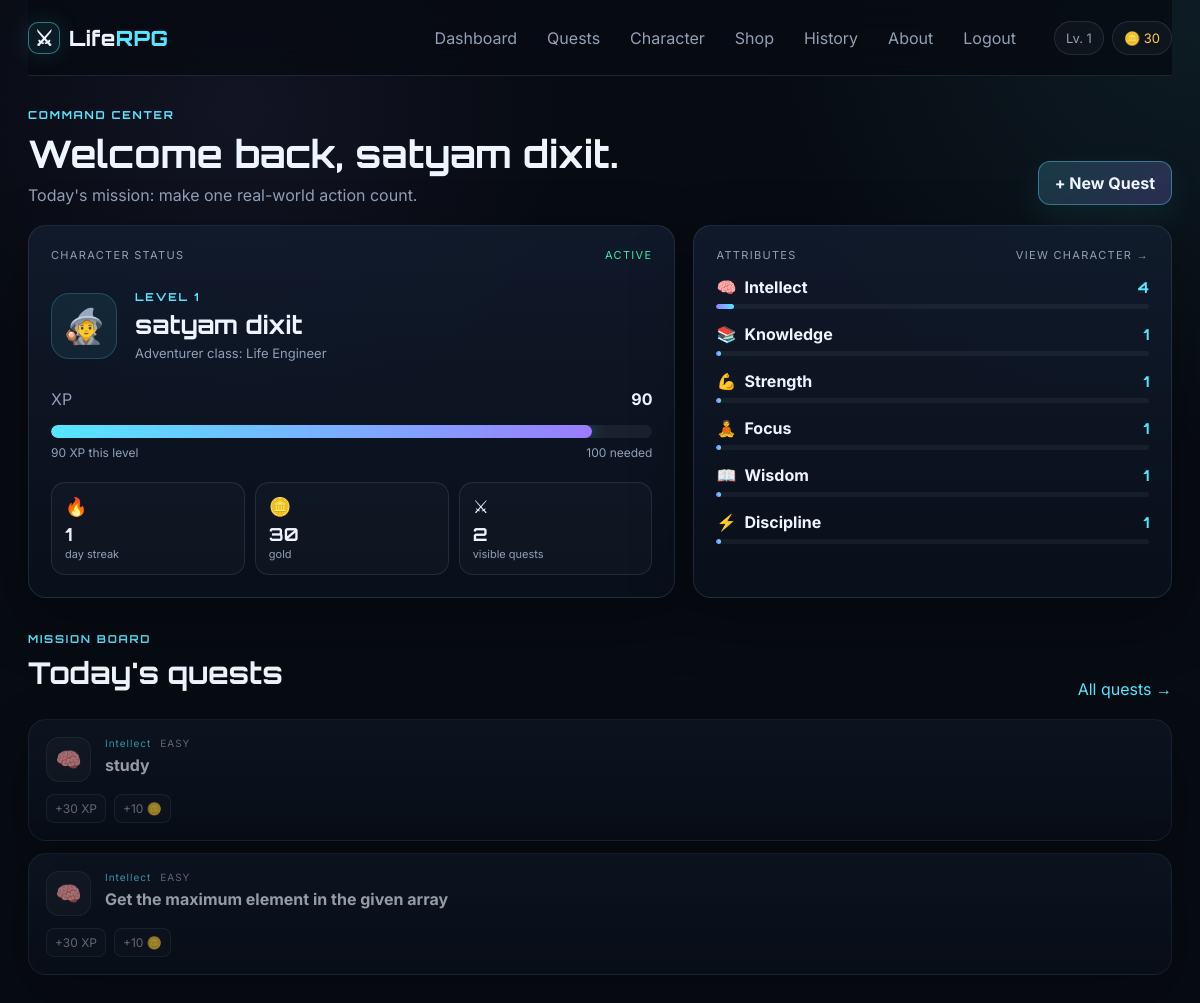
The app's page /dashboard (signed in) with its own data.
### tables this page shows
CREATE TABLE users (
            id INTEGER PRIMARY KEY AUTOINCREMENT,
            name TEXT NOT NULL,
            email TEXT NOT NULL UNIQUE,
            password_hash TEXT NOT NULL,
            xp INTEGER NOT NULL DEFAULT 0,
            level INTEGER NOT NULL DEFAULT 1,
            gold INTEGER NOT NULL DEFAULT 0,
            streak INTEGER NOT NULL DEFAULT 0,
            last_activity TEXT,
            created_at TEXT NOT NULL
        );

CREATE TABLE quests (
            id INTEGER PRIMARY KEY AUTOINCREMENT,
            user_id INTEGER NOT NULL,
            title TEXT NOT NULL,
            description TEXT DEFAULT '',
            category TEXT NOT NULL,
            difficulty TEXT NOT NULL,
            status TEXT NOT NULL DEFAULT 'pending',
            xp_reward INTEGER NOT NULL,
            gold_reward INTEGER NOT NULL,
            completed_at TEXT,
            created_at TEXT NOT NULL,
            FOREIGN KEY (user_id) REFERENCES users(id) ON DELETE CASCADE
        );

### app.py (the view)
@app.route("/dashboard")
@login_required
def dashboard():
    db = get_db()
    quests = db.execute(
        "SELECT * FROM quests WHERE user_id = ? ORDER BY CASE status WHEN 'pending' THEN 0 ELSE 1 END, created_at DESC LIMIT 8",
        (g.user["id"],),
    ).fetchall()
    attrs = user_attributes(g.user["id"])
    activity = db.execute(
        "SELECT activity_date, SUM(xp_earned) xp, SUM(gold_earned) gold FROM activity_logs WHERE user_id = ? GROUP BY activity_date ORDER BY activity_date DESC LIMIT 7",
        (g.user["id"],),
    ).fetchall()
    current, needed, pct = level_progress(g.user["xp"], g.user["level"])
    return render_template(
        "dashboard.html",
        user=g.user,
        attrs=attrs,
        quests=quests,
        activity=activity,
        xp_current=current,
        xp_needed=needed,
        xp_pct=pct,
    )

### app.py (called while the page is built)
def get_db():
    if "db" not in g:
        g.db = sqlite3.connect(DATABASE)
        g.db.row_factory = sqlite3.Row
        g.db.execute("PRAGMA foreign_keys = ON")
    return g.db

def csrf_token():
    token = session.get("csrf_token")
    if not token:
        token = secrets.token_urlsafe(32)
        session["csrf_token"] = token
    return token

@app.context_processor
def inject_helpers():
    return {
        "csrf_token": csrf_token(),
        "level_threshold": level_threshold,
        "level_progress": level_progress,
        "category_map": CATEGORY_MAP,
    }

@app.before_request
def load_user_and_protect():
    g.user = None
    user_id = session.get("user_id")
    if user_id:
        g.user = get_db().execute(
            "SELECT * FROM users WHERE id = ?", (user_id,)
        ).fetchone()
    if request.method == "POST" and request.endpoint not in {"login", "signup", "static"}:
        require_csrf()

def login_required(view):
    @wraps(view)
    def wrapped(*args, **kwargs):
        if g.user is None:
            flash("Please log in to continue.", "warning")
            return redirect(url_for("login"))
        return view(*args, **kwargs)
    return wrapped

def level_threshold(level: int) -> int:
    if level <= 1:
        return 0
    return int(100 * ((level - 1) ** 1.55))

def level_progress(xp: int, level: int):
    current_floor = level_threshold(level)
    next_floor = level_threshold(level + 1)
    needed = max(1, next_floor - current_floor)
    current = max(0, xp - current_floor)
    pct = min(100, round(current / needed * 100))
    return current, needed, pct

def user_attributes(user_id):
    return get_db().execute(
        "SELECT * FROM attributes WHERE user_id = ?", (user_id,)
    ).fetchone()

### templates/dashboard.html (shortened to what this page needs)
{% extends 'base.html' %}
{% block content %}
<section class="page-heading">
  <div><div class="eyebrow">COMMAND CENTER</div><h1>Welcome back, {{ user.name }}.</h1><p>Today's mission: make one real-world action count.</p></div>
  <a class="button button-primary" href="{{ url_for('quests') }}">+ New Quest</a>
</section>
<section class="dashboard-grid">
  <article class="glass-panel profile-card">
    <div class="panel-header"><span>CHARACTER STATUS</span><span class="status-dot">ACTIVE</span></div>
    <div class="profile-top"><div class="avatar-circle">{{ '🧙' }}</div><div><div class="eyebrow">LEVEL {{ user.level }}</div><h2>{{ user.name }}</h2><p>Adventurer class: Life Engineer</p></div></div>
    <div class="xp-row"><span>XP</span><strong>{{ user.xp }}</strong></div>
    <div class="xp-bar large"><span style="width:{{ xp_pct }}%"></span></div>
    <div class="xp-caption"><span>{{ xp_current }} XP this level</span><span>{{ xp_needed }} needed</span></div>
    <div class="summary-strip"><div><span>🔥</span><b>{{ user.streak }}</b><small>day streak</small></div><div><span>🪙</span><b>{{ user.gold }}</b><small>gold</small></div><div><span>⚔</span><b>{{ quests|length }}</b><small>visible quests</small></div></div>
  </article>
  <article class="glass-panel stats-card">
    <div class="panel-header"><span>ATTRIBUTES</span><a href="{{ url_for('character') }}">View character →</a></div>
    {% for key, label, icon in [('intellect','Intellect','🧠'),('knowledge','Knowledge','📚'),('strength','Strength','💪'),('focus','Focus','🧘'),('wisdom','Wisdom','📖'),('discipline','Discipline','⚡')] %}
    {% set value=attrs[key] %}
    <div class="stat-line"><div><span>{{ icon }}</span><strong>{{ label }}</strong></div><b>{{ value }}</b></div>
    <div class="mini-bar"><span style="width:{{ [value,100]|min }}%"></span></div>
    {% endfor %}
  </article>
</section>
<section class="section">
  <div class="section-heading"><div><div class="eyebrow">MISSION BOARD</div><h2>Today's quests</h2></div><a href="{{ url_for('quests') }}" class="text-link">All quests →</a></div>
  {% if quests %}
  <div class="quest-list">
    {% for q in quests %}
    <article class="quest-card {% if q.status == 'completed' %}completed{% endif %}">
      <div class="quest-main"><div class="quest-symbol">{{ category_map[q.category][1] }}</div><div><div class="quest-meta"><span>{{ category_map[q.category][0] }}</span><span>{{ q.difficulty|upper }}</span></div><h3>{{ q.title }}</h3>{% if q.description %}<p>{{ q.description }}</p>{% endif %}</div></div>
      <div class="quest-rewards"><span>+{{ q.xp_reward }} XP</span><span>+{{ q.gold_reward }} 🪙</span></div>
    </article>
    {% endfor %}
  </div>
  {% else %}
  <div class="empty-state glass-panel"><div class="empty-icon">⚔</div><h3>No quests yet.</h3><p>Create your first real-world mission.</p><a class="button button-primary" href="{{ url_for('quests') }}">Create Quest</a></div>
  {% endif %}
</section>
{% endblock %}

### templates/base.html (shortened to what this page needs)
<!doctype html>
<html lang="en">
<head>
  <link rel="stylesheet" href="{{ url_for('static', filename='style.css') }}">
</head>
<body>
<div class="page-shell">
  <header class="topbar">
    <a class="brand" href="{{ url_for('index') }}" aria-label="Life RPG home">
      <span class="brand-mark">⚔</span><span>Life<span class="accent">RPG</span></span>
    </a>
    {% if g.user %}
    <nav id="main-nav" class="nav" aria-label="Main navigation">
      <a href="{{ url_for('dashboard') }}">Dashboard</a>
      <a href="{{ url_for('quests') }}">Quests</a>
      <a href="{{ url_for('character') }}">Character</a>
      <a href="{{ url_for('shop') }}">Shop</a>
      <a href="{{ url_for('history') }}">History</a>
      <a href="{{ url_for('about') }}">About</a>
      <form action="{{ url_for('logout') }}" method="post" class="inline-form">
        <button class="nav-logout" type="submit">Logout</button>
      </form>
    </nav>
    <div class="top-stats" aria-label="Current character summary">
      <span class="pill">Lv. {{ g.user.level }}</span>
      <span class="pill gold">🪙 {{ g.user.gold }}</span>
    </div>
    {% else %}
    <nav class="nav public-nav" aria-label="Public navigation">
      <a href="{{ url_for('about') }}">How it works</a>
      <a class="button button-small" href="{{ url_for('login') }}">Login</a>
      <a class="button button-small button-primary" href="{{ url_for('signup') }}">Start Adventure</a>
    </nav>
    {% endif %}
  </header>
  <main id="main" class="main-content">
    {% block content %}{% endblock %}
  </main>
</div>
</body>
</html>

### records on screen
users: user.level "1", user.gold "30", name "satyam dixit", level "1", xp "90", streak "1", gold "30"
quests: category "🧠", category "Intellect", difficulty "EASY", title "study", xp_reward "30", gold_reward "10"
quests: category "🧠", category "Intellect", difficulty "EASY", title "Get the maximum element in the given array", xp_reward "30", gold_reward "10"

### other values on screen
{{ '🧙' }} "🧙"
{{ xp_current }} "90"
{{ xp_needed }} "100"
{{ quests|length }} "2"
{{ icon }} "🧠" "📚" "💪" "🧘" "📖" "⚡"
{{ label }} "Intellect" "Knowledge" "Strength" "Focus" "Wisdom" "Discipline"
{{ value }} "4" "1" "1" "1" "1" "1"
